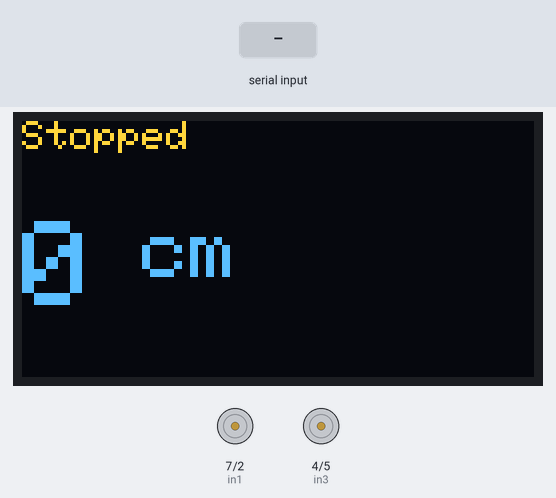
This sketch was run on a simulated Arduino Uno, built with avr-gcc and run on an emulated ATmega328P. Parts: 128×64 one-colour display, motor-driver pin pairs drawn as motors (green arrow = first pin HIGH = forward, orange = second pin HIGH = backward, longer = more drive, scaled by the enable pin). Inputs (shaded band) come from the test bench. The OLED is the two-colour kind (top 16 rows yellow).

Above: at 1.2 s.
1.3 s: "F\n" received over the second serial link
At 1.38 s:
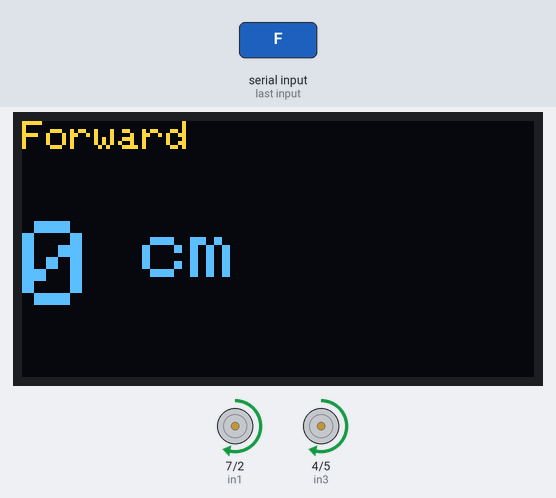
3.1 s: "B\n" received over the second serial link
At 3.18 s:
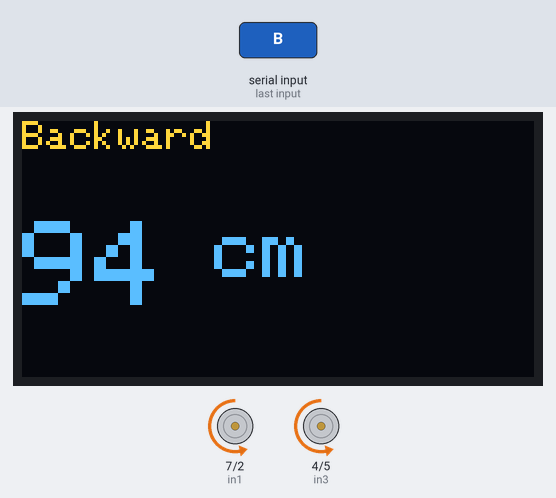
4.9 s: "L\n" received over the second serial link
At 5.8 s:
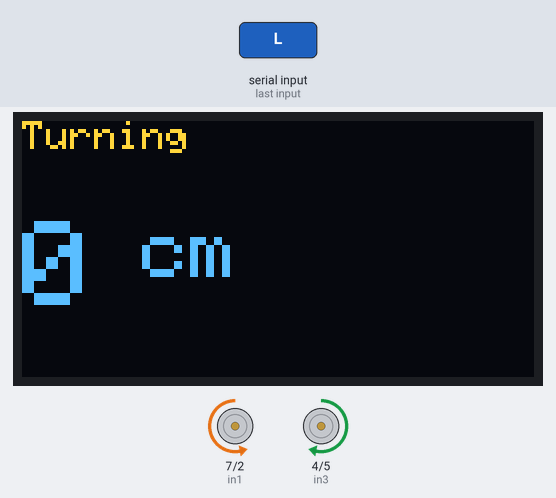
6.4 s: "R\n" received over the second serial link
At 7.1 s:
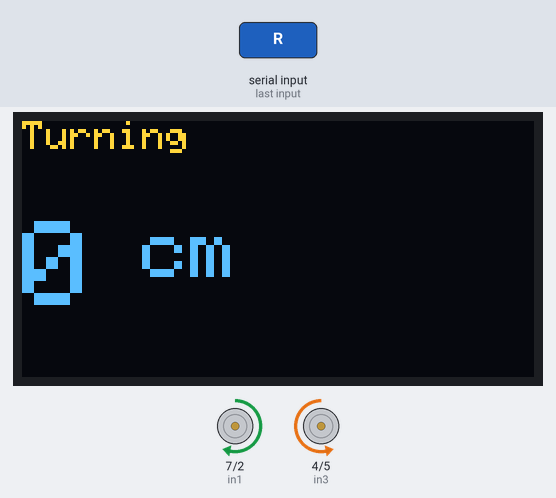
7.9 s: "S\n" received over the second serial link
At 9.1 s:
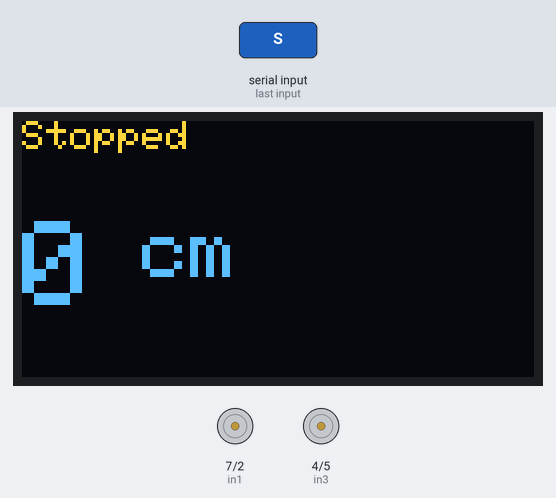
9.4 s: "F\n" received over the second serial link
At 9.58 s:
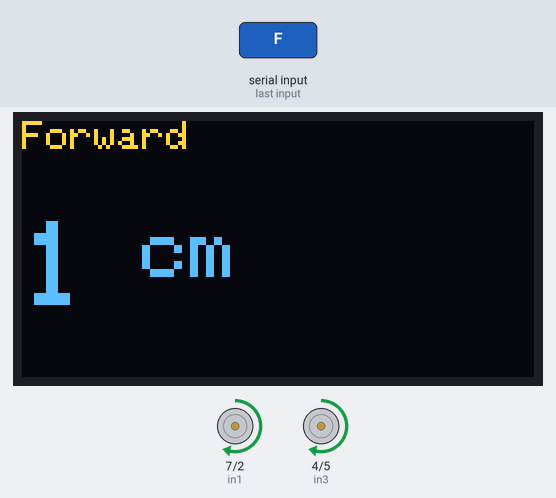
Timing chart, 0 to 11.9 s (numbered marks = the images above; inputs shaded):
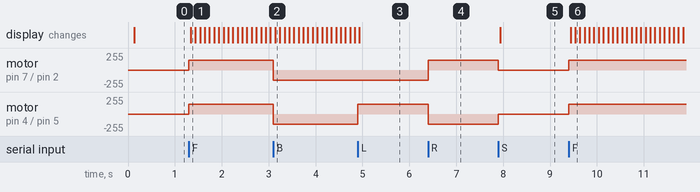

The sketch:

final-code.ino
```cpp
#include <Wire.h>

#include <SoftwareSerial.h>

#include <Adafruit_GFX.h>

#include <Adafruit_SSD1306.h>


#define SCREEN_WIDTH 128

#define SCREEN_HEIGHT 64

#define OLED_RESET -1

#define SCREEN_ADDRESS 0x3C


Adafruit_SSD1306 display(SCREEN_WIDTH, SCREEN_HEIGHT, &Wire, OLED_RESET);

SoftwareSerial BT(8, 9);           // RX = 8 (from BT TX), TX = 9 (to BT RX)


const int SPEED = 150;             // keep the same: formula was fitted at this speed


// Fitted from your tests at SPEED 150

const float V_CM_S = 71.2;         // steady speed

const float TAU_S  = 0.5;          // pickup lag


int in1 = 7;

int in2 = 2;

int enA = 3;

int in3 = 4;

int in4 = 5;

int enB = 6;


enum State { STOPPED, FWD, BACK, LEFT, RIGHT };

State state = STOPPED;


float totalCm = 0;                 // net distance from committed segments

unsigned long segStart = 0;

unsigned long lastUpdate = 0;


// Distance for a straight run of t seconds starting from rest

float distanceAt(float t) {

  if (t <= 0) return 0;

  return V_CM_S * (t - TAU_S * (1.0 - exp(-t / TAU_S)));

}


// Live net distance (committed + current segment)

float currentCm() {

  float t = (millis() - segStart) / 1000.0;

  if (state == FWD)  return totalCm + distanceAt(t);

  if (state == BACK) return totalCm - distanceAt(t);

  return totalCm;

}


void showDistance(float cm, const char* status) {

  display.clearDisplay();

  display.setTextColor(SSD1306_WHITE);

  display.setTextSize(1);

  display.setCursor(0, 0);

  display.print(status);

  display.setTextSize(3);

  display.setCursor(0, 25);

  display.print(cm, 0);

  display.setTextSize(2);

  display.print(" cm");

  display.display();

}


void setMotors(bool a1, bool a2, bool b1, bool b2, int pwm) {

  analogWrite(enA, pwm);

  analogWrite(enB, pwm);

  digitalWrite(in1, a1);

  digitalWrite(in2, a2);

  digitalWrite(in3, b1);

  digitalWrite(in4, b2);

}


// Close the current segment and add its distance to the total

void commitSegment() {

  totalCm = currentCm();

}


void changeState(State s) {

  if (s == state) return;

  commitSegment();

  state = s;

  segStart = millis();


  switch (s) {

    case FWD:     setMotors(HIGH, LOW,  HIGH, LOW,  SPEED); break;

    case BACK:    setMotors(LOW,  HIGH, LOW,  HIGH, SPEED); break;

    case LEFT:    setMotors(LOW,  HIGH, HIGH, LOW,  SPEED); break;  // swap with RIGHT if reversed

    case RIGHT:   setMotors(HIGH, LOW,  LOW,  HIGH, SPEED); break;

    case STOPPED: setMotors(LOW,  LOW,  LOW,  LOW,  0);     break;

  }

  sendDistance();

}


void sendDistance() {

  BT.print("D:");

  BT.print(currentCm(), 0);

  BT.println(" cm");

}


void handleCommand(char c) {

  switch (toupper(c)) {

    case 'F': changeState(FWD);     break;

    case 'B': changeState(BACK);    break;

    case 'L': changeState(LEFT);    break;

    case 'R': changeState(RIGHT);   break;

    case 'S': changeState(STOPPED); break;

    case 'Y': changeState(STOPPED); totalCm = 0; sendDistance(); break;

  }

}


void setup() {

  Serial.begin(9600);

  BT.begin(9600);                  // HC-05/HC-06 default baud


  pinMode(in1, OUTPUT);

  pinMode(in2, OUTPUT);

  pinMode(in3, OUTPUT);

  pinMode(in4, OUTPUT);

  pinMode(enA, OUTPUT);

  pinMode(enB, OUTPUT);


  if (!display.begin(SSD1306_SWITCHCAPVCC, SCREEN_ADDRESS)) {

    Serial.println(F("SSD1306 allocation failed"));

  }

  showDistance(0, "Ready");

  setMotors(LOW, LOW, LOW, LOW, 0);

}


void loop() {

  while (BT.available()) {

    char c = BT.read();

    if (c != '\r' && c != '\n') handleCommand(c);

  }


  unsigned long now = millis();

  if (now - lastUpdate >= 100) {

    lastUpdate = now;

    const char* label = (state == STOPPED) ? "Stopped" :

                        (state == FWD)     ? "Forward" :

                        (state == BACK)    ? "Backward" : "Turning";

    showDistance(currentCm(), label);

    if (state == FWD || state == BACK) {

      static unsigned long lastBT = 0;

      if (now - lastBT >= 500) { lastBT = now; sendDistance(); }

    }

  }

}
```

Measured:
- after the input at 1.3 s, motor on pin 7 (in1) / pin 2 (in2), motor on pin 4 (in3) / pin 5 (in4): stopped → forward 150/255 at once; the display: changes at once (image 1)
- after the input at 3.1 s, motor on pin 7 (in1) / pin 2 (in2), motor on pin 4 (in3) / pin 5 (in4): forward 150/255 → backward 150/255 at once; the display: changes at once (image 2)
- after the input at 4.9 s, motor on pin 4 (in3) / pin 5 (in4): backward 150/255 → forward 150/255 at once; the display: changes at once (image 3)
- after the input at 6.4 s, motor on pin 7 (in1) / pin 2 (in2): backward 150/255 → forward 150/255 at once; motor on pin 4 (in3) / pin 5 (in4): forward 150/255 → backward 150/255 at once
- after the input at 7.9 s, motor on pin 7 (in1) / pin 2 (in2): forward 150/255 → stopped at once; motor on pin 4 (in3) / pin 5 (in4): backward 150/255 → stopped at once; the display: changes at once (image 5)
- after the input at 9.4 s, motor on pin 7 (in1) / pin 2 (in2), motor on pin 4 (in3) / pin 5 (in4): stopped → forward 150/255 at once; the display: first changes at once (image 6 shows a later state)
